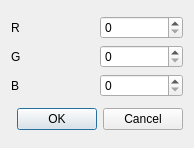
<?xml version="1.0" encoding="UTF-8"?>
<ui version="4.0">
 <class>Dialog</class>
 <widget class="QDialog" name="Dialog">
  <property name="geometry">
   <rect>
    <x>0</x>
    <y>0</y>
    <width>194</width>
    <height>148</height>
   </rect>
  </property>
  <property name="windowTitle">
   <string>Dialog</string>
  </property>
  <layout class="QVBoxLayout" name="verticalLayout">
   <item>
    <layout class="QGridLayout" name="gridLayout">
     <item row="0" column="0">
      <widget class="QLabel" name="label">
       <property name="text">
        <string>R</string>
       </property>
      </widget>
     </item>
     <item row="0" column="1">
      <widget class="QSpinBox" name="spinBoxR">
       <property name="maximum">
        <number>255</number>
       </property>
      </widget>
     </item>
     <item row="1" column="0">
      <widget class="QLabel" name="label_2">
       <property name="text">
        <string>G</string>
       </property>
      </widget>
     </item>
     <item row="1" column="1">
      <widget class="QSpinBox" name="spinBoxG">
       <property name="maximum">
        <number>255</number>
       </property>
      </widget>
     </item>
     <item row="2" column="0">
      <widget class="QLabel" name="label_3">
       <property name="text">
        <string>B</string>
       </property>
      </widget>
     </item>
     <item row="2" column="1">
      <widget class="QSpinBox" name="spinBoxB">
       <property name="maximum">
        <number>255</number>
       </property>
      </widget>
     </item>
    </layout>
   </item>
   <item>
    <widget class="QDialogButtonBox" name="buttonBox">
     <property name="orientation">
      <enum>Qt::Horizontal</enum>
     </property>
     <property name="standardButtons">
      <set>QDialogButtonBox::Cancel|QDialogButtonBox::Ok</set>
     </property>
    </widget>
   </item>
  </layout>
 </widget>
 <resources/>
 <connections>
  <connection>
   <sender>buttonBox</sender>
   <signal>accepted()</signal>
   <receiver>Dialog</receiver>
   <slot>accept()</slot>
   <hints>
    <hint type="sourcelabel">
     <x>248</x>
     <y>254</y>
    </hint>
    <hint type="destinationlabel">
     <x>157</x>
     <y>274</y>
    </hint>
   </hints>
  </connection>
  <connection>
   <sender>buttonBox</sender>
   <signal>rejected()</signal>
   <receiver>Dialog</receiver>
   <slot>reject()</slot>
   <hints>
    <hint type="sourcelabel">
     <x>316</x>
     <y>260</y>
    </hint>
    <hint type="destinationlabel">
     <x>286</x>
     <y>274</y>
    </hint>
   </hints>
  </connection>
 </connections>
</ui>
